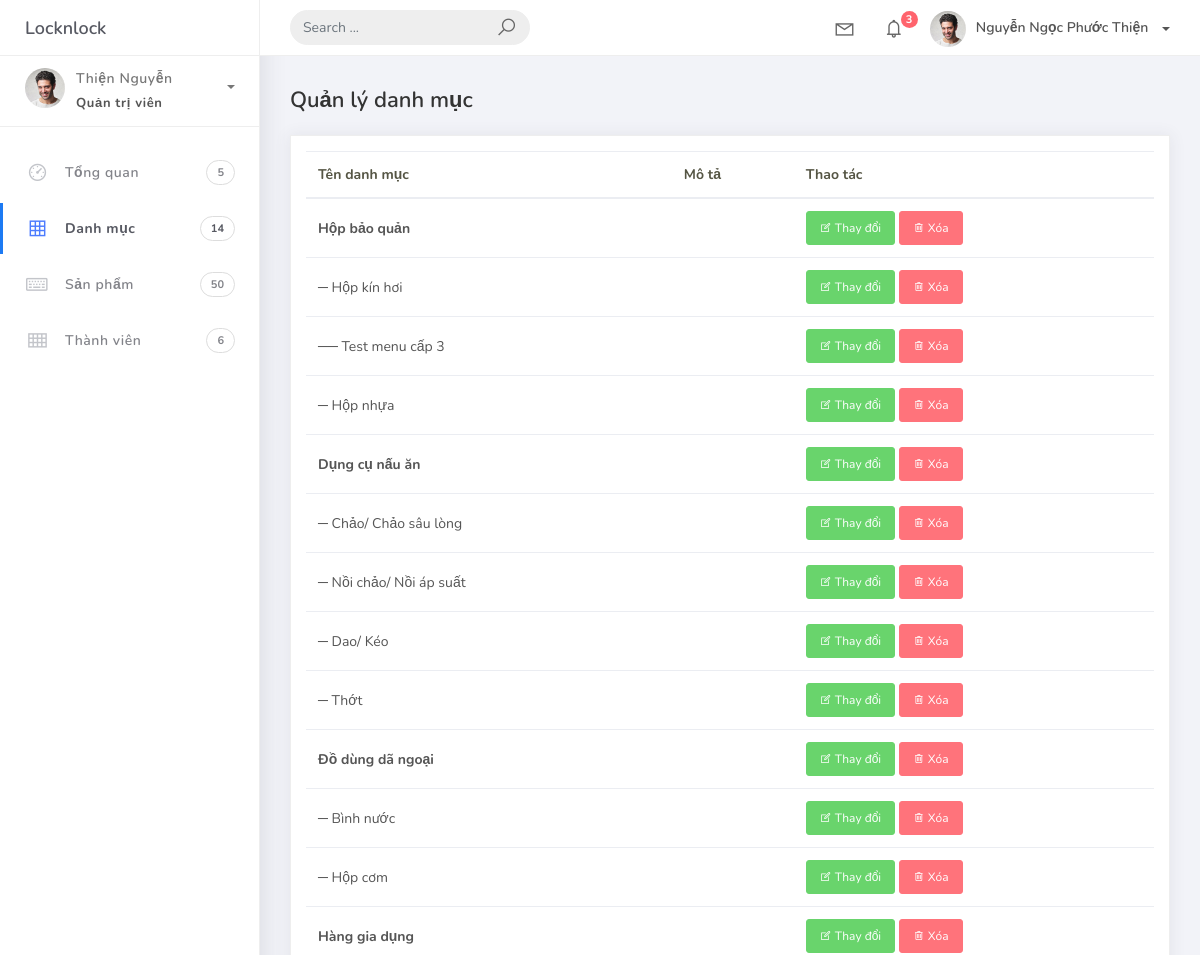
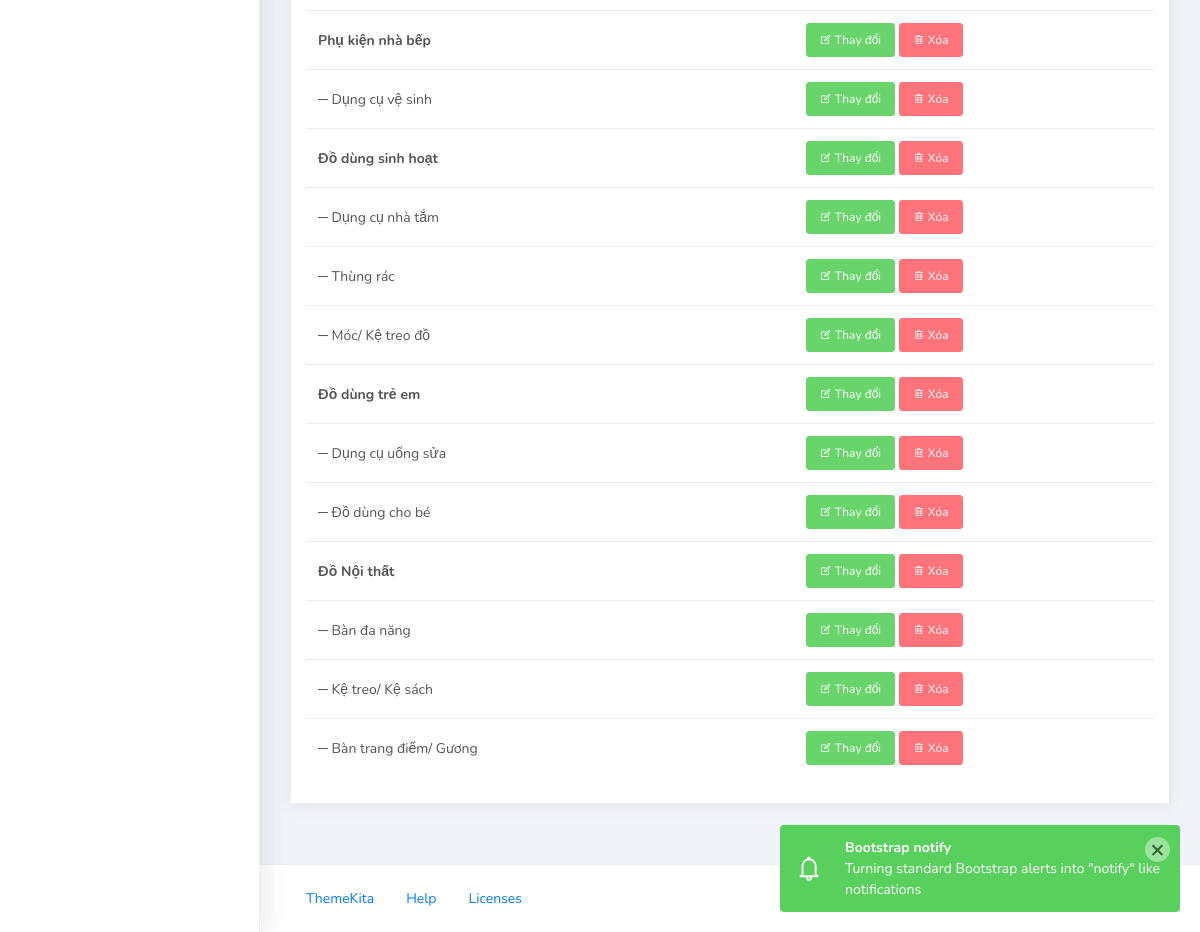
Screenshot of /admin/categories.php (signed in) with the database file from the repository (2 pictures, top to bottom).
### tables this page shows
CREATE TABLE IF NOT EXISTS `categories` (
  `id` int(11) NOT NULL AUTO_INCREMENT COMMENT 'id của danh mục',
  `name` varchar(50) DEFAULT NULL COMMENT 'tên danh mục',
  `description` text COMMENT 'mô tả danh mục',
  `url_img` text COMMENT 'source ảnh danh mục',
  `parentId` int(11) DEFAULT NULL COMMENT 'id danh mục cha',
  `isFrontPage` char(50) DEFAULT 'N' COMMENT 'có hiện lên trang chủ hay không',
  `status` int(1) DEFAULT '1' COMMENT '0: inactive, 1: active',
  PRIMARY KEY (`id`)
);

### admin/router.php (called while the page is built, shortened)
<?php
if (!isset($_SESSION['user_info']) && $controller!='login') {
    header('Location: login.php');
} else {
$action = isset($_GET['action']) ? $_GET['action'] : 'default';
$controllerObject = new controller();
$data = $controllerObject->{ $action }();
}
?>

### admin/lib/database.php (called while the page is built, shortened)
<?php
    class database{
        private $hostname;
        private $username;
        private $password;
        private $database;
        protected $connection;
        protected $result;
        function __construct()
        {
            $this->hostname = 'localhost';
            $this->username = 'root';
            $this->password = '123456';
            $this->database = 'locknlock';
        }
        private function connect(){
            if (!isset($this->connection)) {
                $this->connection = new mysqli($this->hostname, $this->username, $this->password, $this->database);
                $this->connection-> set_charset("utf8");
            }
            return $this->connection;
        }
        public function execute($sql){
            $this->result = $this->connection->query($sql);
            return $this->result;
        }
        public function getData(){
            if ($this->result) {
                $data = mysqli_fetch_assoc($this->result);
            }else{
                $data = 0;
            }
            return $data;
        }
        public function getAllData(){
            $data = [];
            if (!$this->result) {
                $data = 0;
            }else{
                while ($datas = $this->getData()) {
                    $data[] = $datas;
                }
            }
            return $data;
        }
    }
 ?>

### admin/controller/categories.controller.php (called while the page is built, shortened)
<?php
include './model/categories.model.php';
class controller {
    public function default() {
        $model = new default_model();
        $allCategories = $model->getAllCategories();
        $data = [
            'view' => 'categories',
            'allCategories' => $allCategories
        ];
          return $data;
    }
}

### admin/model/categories.model.php (called while the page is built, shortened)
<?php
class default_model {
    private $db;
    function __construct()
    {
        $this->db = new database();
    }
    public function getAllCategories() {
        $sql = 'SELECT * FROM CATEGORIES C WHERE C.status=1';
        $this->db->execute($sql);
        $result = $this->db->getAllData();
        $allParentNode = array_filter($result, function ($item) {
            return $item['parentId'] == null;
        });
        $resultArray = [];
        foreach ($allParentNode as $key => $value) {
            $dept = 0;
            $this->getChild($value, $result, $resultArray, $dept);
        }
        return $resultArray;
    }
    function getChild($cat, $categoryList, &$array3, &$dept)
    {
        $cat['dept'] = $dept;
        $childCat = array_filter($categoryList, function ($item) use ($cat) {
            return $item['parentId'] == $cat['id'];
        });
    }
}
?>

### admin/view/categories.view.php (the view, shortened to what this page needs)
<div class="container-fluid">
    <h4 class="page-title">Quản lý danh mục</h4>
    <div class="card">
        <div class="card-body">
            <table class="table table-hover">
                <thead>
                    <tr>
                        <th scope="col">Tên danh mục</th>
                        <th scope="col">Mô tả</th>
                        <th scope="col">Thao tác</th>
                    </tr>
                </thead>
                <tbody>
                    <?php foreach ($data['allCategories'] as $key => $value) { ?>
                    <tr>
                        <td>
                        <?=str_repeat('─', $value['dept']); ?>
                        <?=' ' . $value['dept']==0?'<strong>'.$value['name'].'</strong>':$value['name']?>
                        </td>
                        <td><?=$value['description']?></td>
                        <td>
                        <a href='?action=edit&id=<?=$value['id']?>' class="btn btn-success text-white btn-sm"><i class="la la-edit"></i> Thay đổi</a>
                        <a href='?action=delete&id=<?=$value['id']?>' class="btn btn-danger text-white btn-sm"><i class="la la-trash"></i> Xóa</a>
                        </td>
                    </tr>
                    <?php
                    }
                    ?>
                </tbody>
            </table>
        </div>
    </div>
</div>

### rows the page displays
categories: name "Hộp bảo quản"
categories: dept "─", name "Hộp kín hơi"
categories: dept "──", name "Test menu cấp 3"
categories: dept "─", name "Hộp nhựa"
categories: name "Dụng cụ nấu ăn"
categories: status "─", name "Chảo/ Chảo sâu lòng"
categories: status "─", name "Nồi chảo/ Nồi áp suất"
categories: status "─", name "Dao/ Kéo"
categories: status "─", name "Thớt"
categories: name "Đồ dùng dã ngoại"
categories: status "─", name "Bình nước"
categories: status "─", name "Hộp cơm"
categories: name "Hàng gia dụng"
categories: name "Phụ kiện nhà bếp"
categories: status "─", name "Dụng cụ vệ sinh"
categories: name "Đồ dùng sinh hoạt"
categories: status "─", name "Dụng cụ nhà tắm"
categories: status "─", name "Thùng rác"
categories: status "─", name "Móc/ Kệ treo đồ"
categories: name "Đồ dùng trẻ em"
categories: status "─", name "Dụng cụ uống sửa"
categories: status "─", name "Đồ dùng cho bé"
categories: name "Đồ Nội thất"
categories: status "─", name "Bàn đa năng"
categories: status "─", name "Kệ treo/ Kệ sách"
categories: status "─", name "Bàn trang điểm/ Gương"

### other values shown
$_SESSION['user_info']['hoten'] "Nguyễn Ngọc Phước Thiện"
